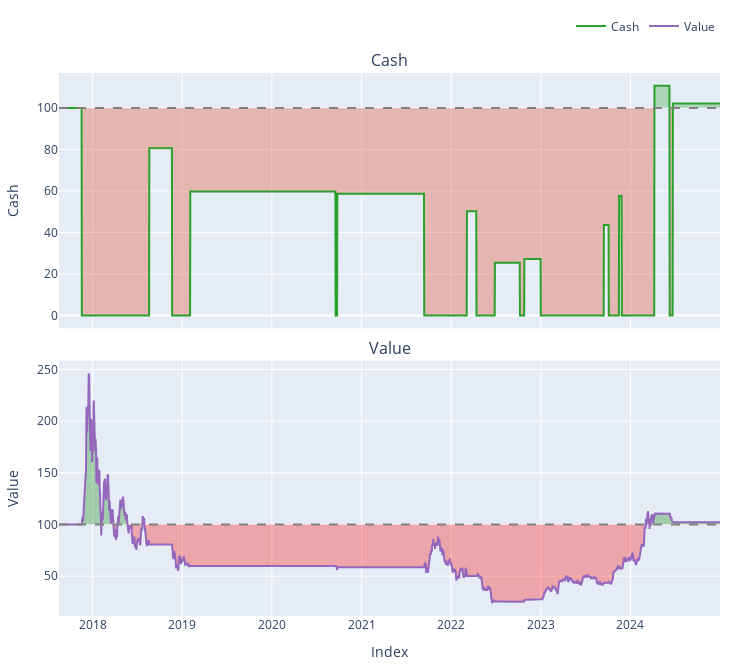

The cell this chart's notebook holds for it:
### Code cell
pf.plot(subplots=['cash', 'value'],column=0).show()

### Figure 1 — Plotly figure (JSON) as saved in the notebook; plotly's stock layout.template omitted (floating-point values rounded to 4 significant figures; data arrays with more than 128 entries replaced by an {"elided": "..."} marker saying what was removed)
{"data": [{"hoverinfo": "skip", "legendgroup": "0", "line": {"color": "rgba(0, 0, 0, 0)", "width": 0}, "opacity": 0, "showlegend": false, "type": "scatter", "uid": "1d139a31-ac88-4e39-a6da-b883c89213fe", "x": {"elided": "2694 str values"}, "xaxis": "x", "y": {"elided": "2694 int values"}, "yaxis": "y"}, {"connectgaps": false, "fill": "tonexty", "fillcolor": "rgba(44,160,44,0.3000)", "hoverinfo": "skip", "legendgroup": "0", "line": {"color": "rgba(0, 0, 0, 0)", "width": 0}, "opacity": 0, "showlegend": false, "type": "scatter", "uid": "8841f075-085e-4621-9b89-599ac1e02069", "x": {"elided": "2694 str values"}, "xaxis": "x", "y": {"elided": "2694 float values"}, "yaxis": "y"}, {"hoverinfo": "skip", "legendgroup": "0", "line": {"color": "rgba(0, 0, 0, 0)", "width": 0}, "opacity": 0, "showlegend": false, "type": "scatter", "uid": "7f7bd80f-f405-4cbc-a216-9a6b92d35cb2", "x": {"elided": "2694 str values"}, "xaxis": "x", "y": {"elided": "2694 int values"}, "yaxis": "y"}, {"connectgaps": false, "fill": "tonexty", "fillcolor": "rgba(220,57,18,0.3000)", "hoverinfo": "skip", "legendgroup": "0", "line": {"color": "rgba(0, 0, 0, 0)", "width": 0}, "opacity": 0, "showlegend": false, "type": "scatter", "uid": "1c71ecf3-91f6-4ced-af1b-74d4e15c36b3", "x": {"elided": "2694 str values"}, "xaxis": "x", "y": {"elided": "2694 float values"}, "yaxis": "y"}, {"legendgroup": "1", "line": {"color": "#2ca02c"}, "name": "Cash", "showlegend": true, "type": "scatter", "uid": "38fb58a2-0b1d-4bbb-99e7-741a4ad21a33", "x": {"elided": "2694 str values"}, "xaxis": "x", "y": {"elided": "2694 float values"}, "yaxis": "y"}, {"hoverinfo": "skip", "legendgroup": "0", "line": {"color": "rgba(0, 0, 0, 0)", "width": 0}, "opacity": 0, "showlegend": false, "type": "scatter", "uid": "33f675e9-ed98-4dd9-aaf8-3801a3d60353", "x": {"elided": "2694 str values"}, "xaxis": "x", "y": {"elided": "2694 int values"}, "yaxis": "y"}, {"hoverinfo": "skip", "legendgroup": "0", "line": {"color": "rgba(0, 0, 0, 0)", "width": 0}, "opacity": 0, "showlegend": false, "type": "scatter", "uid": "cb8883db-13c2-44b3-873a-d3c70306447d", "x": {"elided": "2694 str values"}, "xaxis": "x2", "y": {"elided": "2694 int values"}, "yaxis": "y2"}, {"connectgaps": false, "fill": "tonexty", "fillcolor": "rgba(0, 128, 0, 0.3)", "hoverinfo": "skip", "legendgroup": "0", "line": {"color": "rgba(0, 0, 0, 0)", "width": 0}, "opacity": 0, "showlegend": false, "type": "scatter", "uid": "a30f221d-6785-4569-80ee-e3504c4f857e", "x": {"elided": "2694 str values"}, "xaxis": "x2", "y": {"elided": "2694 float values"}, "yaxis": "y2"}, {"hoverinfo": "skip", "legendgroup": "0", "line": {"color": "rgba(0, 0, 0, 0)", "width": 0}, "opacity": 0, "showlegend": false, "type": "scatter", "uid": "b12b2632-5921-4b74-9604-a98544bef539", "x": {"elided": "2694 str values"}, "xaxis": "x2", "y": {"elided": "2694 int values"}, "yaxis": "y2"}, {"connectgaps": false, "fill": "tonexty", "fillcolor": "rgba(255, 0, 0, 0.3)", "hoverinfo": "skip", "legendgroup": "0", "line": {"color": "rgba(0, 0, 0, 0)", "width": 0}, "opacity": 0, "showlegend": false, "type": "scatter", "uid": "0bd23bf5-cb58-4437-8527-8ea8aa980ca2", "x": {"elided": "2694 str values"}, "xaxis": "x2", "y": {"elided": "2694 float values"}, "yaxis": "y2"}, {"legendgroup": "2", "line": {"color": "#9467bd"}, "name": "Value", "showlegend": true, "type": "scatter", "uid": "1888a2c9-d95a-4dd6-aeab-3c49ca6234c0", "x": {"elided": "2694 str values"}, "xaxis": "x2", "y": {"elided": "2694 float values"}, "yaxis": "y2"}, {"hoverinfo": "skip", "legendgroup": "0", "line": {"color": "rgba(0, 0, 0, 0)", "width": 0}, "opacity": 0, "showlegend": false, "type": "scatter", "uid": "6fe69f8a-ce60-47f7-8188-15dd8a7fa2c9", "x": {"elided": "2694 str values"}, "xaxis": "x2", "y": {"elided": "2694 int values"}, "yaxis": "y2"}], "layout": {"annotations": [{"font": {"size": 16}, "showarrow": false, "text": "Cash", "x": 0.5, "xanchor": "center", "xref": "paper", "y": 1, "yanchor": "bottom", "yref": "paper"}, {"font": {"size": 16}, "showarrow": false, "text": "Value", "x": 0.5, "xanchor": "center", "xref": "paper", "y": 0.4701, "yanchor": "bottom", "yref": "paper"}], "height": 670, "legend": {"orientation": "h", "traceorder": "normal", "x": 1, "xanchor": "right", "y": 1.06, "yanchor": "bottom"}, "margin": {"b": 30, "l": 30, "r": 30, "t": 30}, "shapes": [{"line": {"color": "gray", "dash": "dash"}, "type": "line", "x0": 0, "x1": 1, "xref": "paper", "y0": 100, "y1": 100, "yref": "y"}, {"line": {"color": "gray", "dash": "dash"}, "type": "line", "x0": 0, "x1": 1, "xref": "paper", "y0": 100, "y1": 100, "yref": "y2"}], "showlegend": true, "width": 750, "xaxis": {"anchor": "y", "domain": [0, 1], "matches": "x2", "showticklabels": false}, "xaxis2": {"anchor": "y2", "domain": [0, 1], "title": {"text": "Index"}}, "yaxis": {"anchor": "x", "domain": [0.5299, 1], "title": {"text": "Cash"}}, "yaxis2": {"anchor": "x2", "domain": [0, 0.4701], "title": {"text": "Value"}}}}
